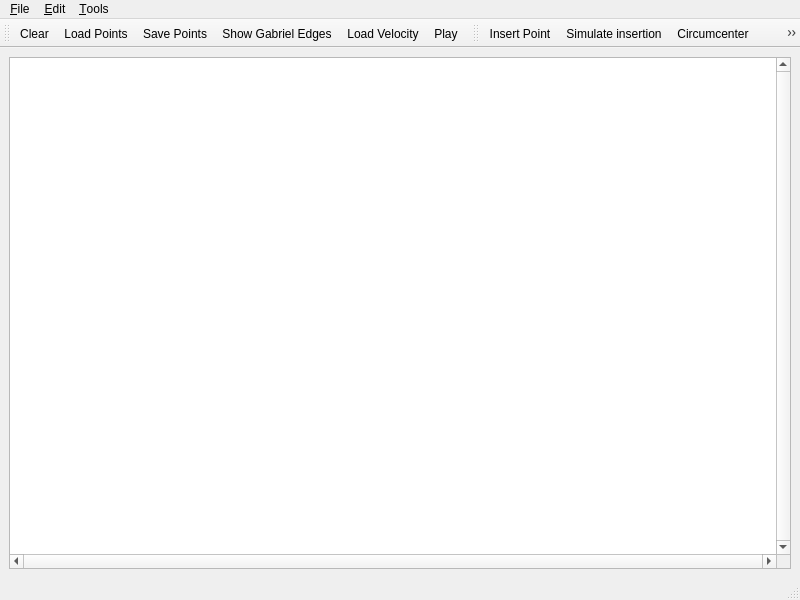
<ui version="4.0" >
 <author>GeometryFactory</author>
 <class>Delaunay_triangulation_2</class>
 <widget class="QMainWindow" name="Delaunay_triangulation_2" >
  <property name="geometry" >
   <rect>
    <x>0</x>
    <y>0</y>
    <width>800</width>
    <height>600</height>
   </rect>
  </property>
  <property name="windowTitle" >
   <string>CGAL Delaunay Triangulation</string>
  </property>
  <property name="windowIcon" >
   <iconset resource="../resources/CGAL.qrc" >
    <normaloff>:/cgal/logos/cgal_icon</normaloff>:/cgal/logos/cgal_icon</iconset>
  </property>
  <widget class="QWidget" name="centralwidget" >
   <layout class="QGridLayout" >
    <item row="0" column="0" >
     <widget class="QGraphicsView" name="graphicsView" >
      <property name="focusPolicy" >
       <enum>Qt::StrongFocus</enum>
      </property>
      <property name="verticalScrollBarPolicy" >
       <enum>Qt::ScrollBarAlwaysOn</enum>
      </property>
      <property name="horizontalScrollBarPolicy" >
       <enum>Qt::ScrollBarAlwaysOn</enum>
      </property>
      <property name="transformationAnchor" >
       <enum>QGraphicsView::NoAnchor</enum>
      </property>
     </widget>
    </item>
   </layout>
  </widget>
  <widget class="QStatusBar" name="statusbar" />
  <widget class="QToolBar" name="fileToolBar" >
   <property name="windowTitle" >
    <string>File Tools</string>
   </property>
   <attribute name="toolBarArea" >
    <enum>TopToolBarArea</enum>
   </attribute>
   <attribute name="toolBarBreak" >
    <bool>false</bool>
   </attribute>
   <addaction name="actionClear" />
   <addaction name="actionLoadPoints" />
   <addaction name="actionSavePoints" />
   <addaction name="actionShowGabriel" /> 	<!--ShowGabriel 1 -->
   <addaction name="actionVelocity"/>
   <addaction name="actionPlay"/>
  </widget>
  <widget class="QToolBar" name="toolBar" >
   <property name="windowTitle" >
    <string>Visualization Tools</string>
   </property>
   <attribute name="toolBarArea" >
    <enum>TopToolBarArea</enum>
   </attribute>
   <attribute name="toolBarBreak" >
    <bool>false</bool>
   </attribute>
   <addaction name="actionInsertPoint" />
   <addaction name="actionMovingPoint" />
   <!--addaction name="actionShowGabriel" /-->	<!--ShowGabriel 2 -->
   <addaction name="actionCircumcenter" />
   <addaction name="actionShowConflictZone" />
   <addaction name="separator" />
   <addaction name="actionShowDelaunay" />
   <addaction name="actionShowVoronoi" />
   <addaction name="separator" />
   <addaction name="actionRecenter" />
  </widget>
  <widget class="QMenuBar" name="menubar" >
   <property name="geometry" >
    <rect>
     <x>0</x>
     <y>0</y>
     <width>800</width>
     <height>19</height>
    </rect>
   </property>
   <widget class="QMenu" name="menuFile" >
    <property name="title" >
     <string>&amp;File</string>
    </property>
    <addaction name="separator" />
    <addaction name="actionClear" />
    <!--addaction name="actionShowGabriel" /-->	<!--ShowGabriel 3 -->
    <!--addaction name="actionPlay" /-->
    <addaction name="actionLoadPoints" />
    <addaction name="actionSavePoints" />
    <addaction name="actionExport_SVG" />
    <addaction name="separator" />
    <addaction name="actionQuit" />
   </widget>
   <widget class="QMenu" name="menuEdit" >
    <property name="title" >
     <string>&amp;Edit</string>
    </property>
    <addaction name="actionInsertRandomPoints" />
   </widget>
   <widget class="QMenu" name="menuTools" >
    <property name="title" >
     <string>&amp;Tools</string>
    </property>
    <addaction name="actionInsertPoint" />
    <addaction name="actionMovingPoint" />
    <addaction name="actionCircumcenter" />
    <addaction name="actionShowConflictZone" />
    <addaction name="separator" />
    <addaction name="actionShowDelaunay" />
    <addaction name="actionShowVoronoi" />
    <addaction name="separator" />
    <addaction name="actionRecenter" />
    <!--addaction name="actionShowGabriel" /-->	<!--ShowGabriel 4 -->
   </widget>
   <addaction name="menuFile" />
   <addaction name="menuEdit" />
   <addaction name="menuTools" />
  </widget>
  <action name="actionAbout" >
   <property name="text" >
    <string>&amp;About</string>
   </property>
  </action>
  <action name="actionAboutCGAL" >
   <property name="text" >
    <string>About &amp;CGAL</string>
   </property>
  </action>
  <action name="actionExport_SVG">
   <property name="text">
    <string>&amp;Export SVG...</string>
   </property>
  </action>
  <action name="actionQuit" >
   <property name="text" >
    <string>&amp;Quit</string>
   </property>
   <property name="shortcut" >
    <string>Ctrl+Q</string>
   </property>
  </action>
  <action name="actionInsertRandomPoints" >
   <property name="text" >
    <string>&amp;Insert random points</string>
   </property>
   <property name="shortcut" >
    <string>Ctrl+I</string>
   </property>
  </action>
  <action name="actionMovingPoint" >
   <property name="checkable" >
    <bool>true</bool>
   </property>
   <property name="icon" >
    <iconset resource="Delaunay_triangulation_2.qrc" >
     <normaloff>:/cgal/Actions/icons/moving_point.png</normaloff>:/cgal/Actions/icons/moving_point.png</iconset>
   </property>
   <property name="text" >
    <string>&amp;Simulate insertion</string>
   </property>
   <property name="toolTip" >
    <string comment="The comment" >Simulate Insertion</string>
   </property>
   <property name="statusTip" >
    <string comment="and its comment" >Move mouse with left button pressed to see where point would be inserted</string>
   </property>
   <property name="whatsThis" >
    <string comment="what" >whats this</string>
   </property>
  </action>
  <action name="actionInsertPoint" >
   <property name="checkable" >
    <bool>true</bool>
   </property>
   <property name="checked" >
    <bool>false</bool>
   </property>
   <property name="icon" >
    <iconset resource="../icons/Input.qrc" >
     <normaloff>:/cgal/Input/inputPoint.png</normaloff>:/cgal/Input/inputPoint.png</iconset>
   </property>
   <property name="text" >
    <string>&amp;Insert Point</string>
   </property>
   <property name="toolTip" >
    <string>Insert Point</string>
   </property>
   <property name="statusTip" >
    <string>Left: Insert vtx</string>
   </property>
  </action>
  <action name="actionClear" >
   <property name="icon" >
    <iconset resource="../icons/File.qrc" >
     <normaloff>:/cgal/fileToolbar/fileNew.png</normaloff>:/cgal/fileToolbar/fileNew.png</iconset>
   </property>
   <property name="text" >
    <string>&amp;Clear</string>
   </property>
   <property name="shortcut" >
    <string>Ctrl+C</string>
   </property>
  </action>
  <action name="actionShowVoronoi" >
   <property name="checkable" >
    <bool>true</bool>
   </property>
   <property name="checked" >
    <bool>false</bool>
   </property>
   <property name="icon" >
    <iconset resource="../icons/Triangulation_2.qrc" >
     <normaloff>:/cgal/Triangulation_2/Voronoi_diagram_2.png</normaloff>:/cgal/Triangulation_2/Voronoi_diagram_2.png</iconset>
   </property>
   <property name="text" >
    <string>Show &amp;Voronoi Diagram</string>
   </property>
   <property name="shortcut" >
    <string>Ctrl+V</string>
   </property>
  </action>
  <action name="actionShowGabriel" >
   <property name="checkable" >
    <bool>true</bool>
   </property>
   <property name="checked" >
    <bool>false</bool>
   </property>
   <property name="icon" >
    <iconset resource="../icons/Triangulation_2.qrc" >
     <normaloff>:/cgal/Triangulation_2/Voronoi_diagram_2.png</normaloff>:/cgal/Triangulation_2/Voronoi_diagram_2.png</iconset>
   </property>
   <property name="text" >
    <string>Show &amp;Gabriel Edges</string>
   </property>
   <property name="shortcut" >
    <string>Ctrl+V</string>
   </property>
  </action>
  
  <action name="actionPlay" >
   <property name="checkable" >
    <bool>true</bool>
   </property>
   <property name="checked" >
    <bool>false</bool>
   </property>
   <property name="icon" >
    <iconset resource="../icons/Triangulation_2.qrc" >
     <normaloff>:/cgal/Triangulation_2/Voronoi_diagram_2.png</normaloff>:/cgal/Triangulation_2/Voronoi_diagram_2.png</iconset>
   </property>
   <property name="text" >
    <string>Play</string>
   </property>
   <property name="shortcut" >
    <string>Ctrl+V</string>
   </property>
  </action>
  
  <action name="actionVelocity" >
   <property name="icon" >
    <iconset resource="../icons/File.qrc" >
     <normaloff>:/cgal/fileToolbar/fileOpen.png</normaloff>:/cgal/fileToolbar/fileOpen.png</iconset>
   </property>
   <property name="text" >
    <string>Load Velocity</string>
   </property>
   <property name="shortcut" >
    <string>Ctrl+V</string>
   </property>
  </action>

  <action name="actionShowDelaunay" >
   <property name="checkable" >
    <bool>true</bool>
   </property>
   <property name="icon" >
    <iconset resource="Delaunay_triangulation_2.qrc" >
     <normaloff>:/cgal/Actions/icons/triangulation.png</normaloff>:/cgal/Actions/icons/triangulation.png</iconset>
   </property>
   <property name="text" >
    <string>Show &amp;Delaunay Triangulation</string>
   </property>
   <property name="shortcut" >
    <string>Ctrl+D</string>
   </property>
  </action>
  <action name="actionLoadPoints" >
   <property name="icon" >
    <iconset resource="../icons/File.qrc" >
     <normaloff>:/cgal/fileToolbar/fileOpen.png</normaloff>:/cgal/fileToolbar/fileOpen.png</iconset>
   </property>
   <property name="text" >
    <string>&amp;Load Points...</string>
   </property>
   <property name="shortcut" >
    <string>Ctrl+L</string>
   </property>
  </action>
  <action name="actionSavePoints" >
   <property name="icon" >
    <iconset resource="../icons/File.qrc" >
     <normaloff>:/cgal/fileToolbar/fileSave.png</normaloff>:/cgal/fileToolbar/fileSave.png</iconset>
   </property>
   <property name="text" >
    <string>&amp;Save Points...</string>
   </property>
   <property name="shortcut" >
    <string>Ctrl+S</string>
   </property>
  </action>
  <action name="actionCircumcenter" >
   <property name="checkable" >
    <bool>true</bool>
   </property>
   <property name="icon" >
    <iconset resource="Delaunay_triangulation_2.qrc" >
     <normaloff>:/cgal/Actions/icons/circumcenter.png</normaloff>:/cgal/Actions/icons/circumcenter.png</iconset>
   </property>
   <property name="text" >
    <string>&amp;Circumcenter</string>
   </property>
   <property name="toolTip" >
    <string>Draw circumcenter</string>
   </property>
  </action>
  <action name="actionRecenter" >
   <property name="icon" >
    <iconset resource="../icons/Input.qrc" >
     <normaloff>:/cgal/Input/zoom-best-fit</normaloff>:/cgal/Input/zoom-best-fit</iconset>
   </property>
   <property name="text" >
    <string>Re&amp;center the viewport</string>
   </property>
   <property name="shortcut" >
    <string>Ctrl+R</string>
   </property>
  </action>
  <action name="actionShowConflictZone" >
   <property name="checkable" >
    <bool>true</bool>
   </property>
   <property name="icon" >
    <iconset resource="Delaunay_triangulation_2.qrc" >
     <normaloff>:/cgal/Actions/icons/conflict_zone.png</normaloff>:/cgal/Actions/icons/conflict_zone.png</iconset>
   </property>
   <property name="text" >
    <string>Show Conflict Zone</string>
   </property>
  </action>
 </widget>
 <resources>
  <include location="Delaunay_triangulation_2.qrc" />
  <include location="../icons/File.qrc" />
  <include location="../resources/CGAL.qrc" />
  <include location="../icons/Triangulation_2.qrc" />
  <include location="../icons/Input.qrc" />
 </resources>
 <connections/>
</ui>
